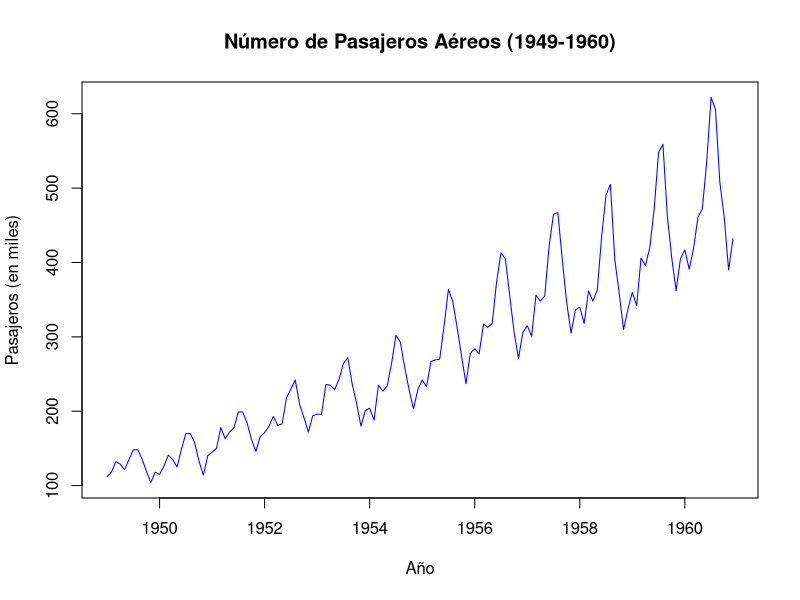
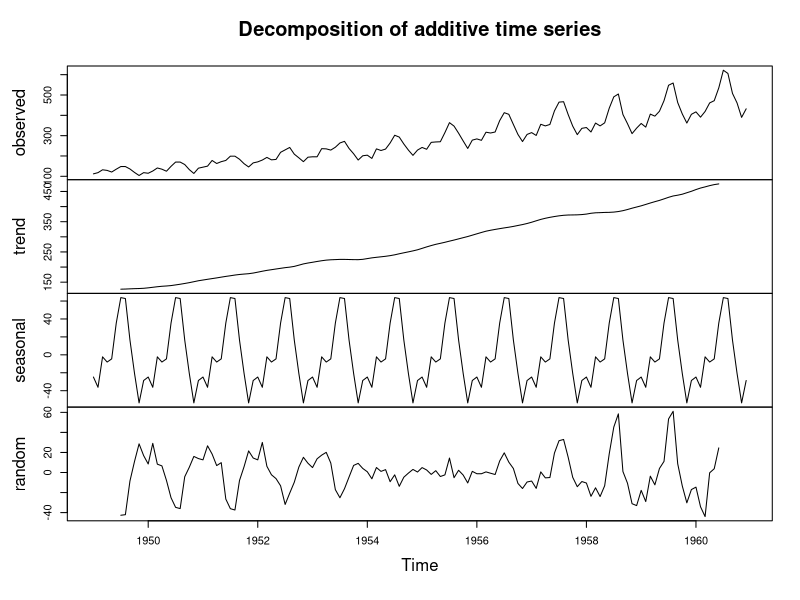
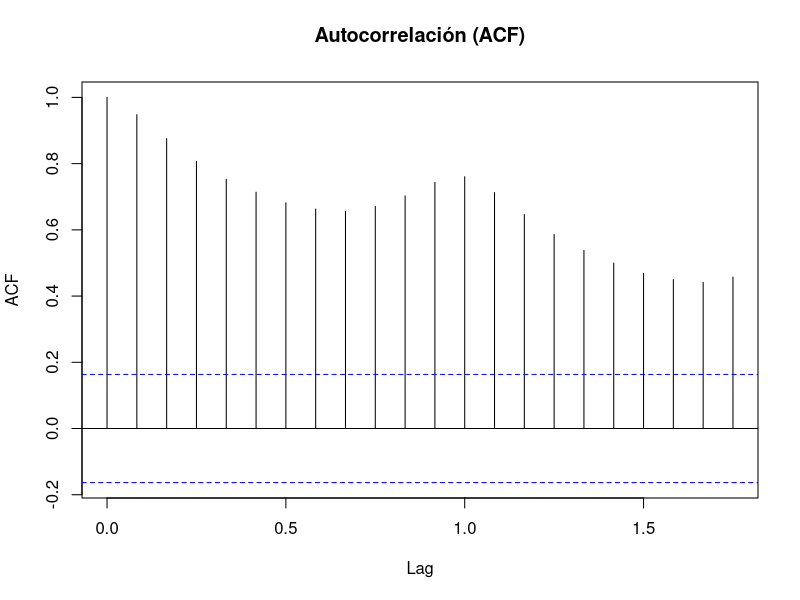
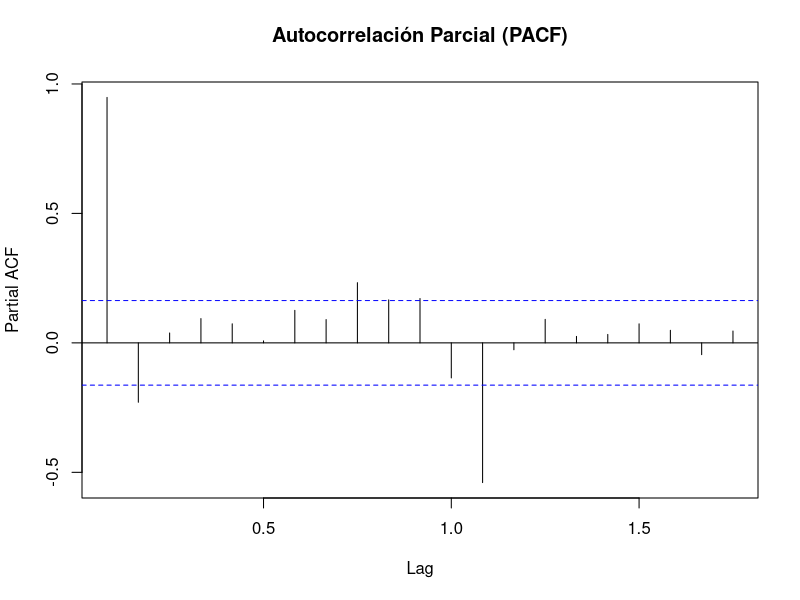
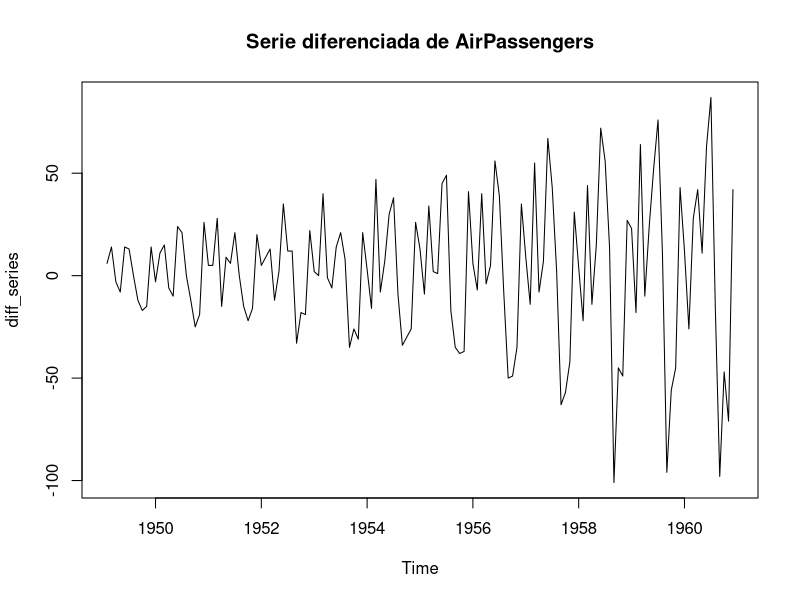
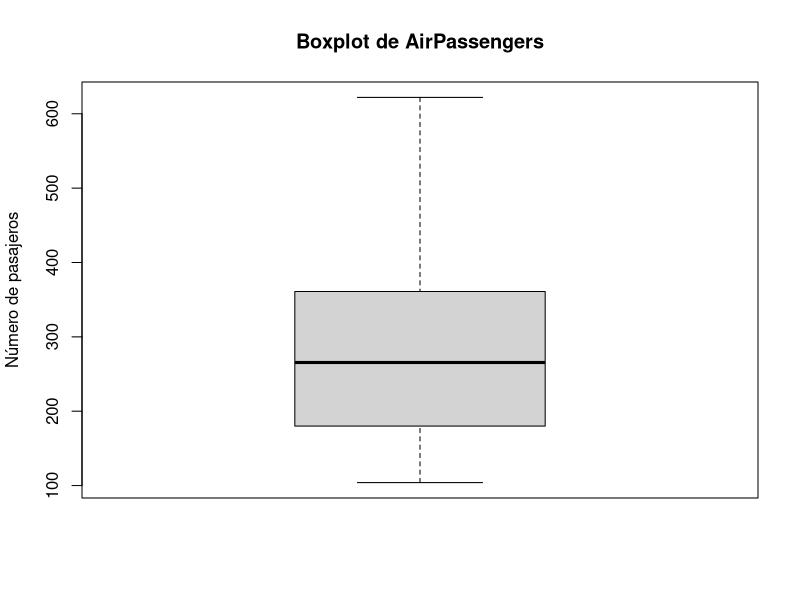

Write R code to recreate these figures, in order.
# Cargar librerías necesarias
library(tseries)  # Para prueba de estacionariedad
library(ggplot2)  # Para visualización
library(forecast) # Para análisis de series temporales

# 1. Carga del dataset
data("AirPassengers")

# Inspeccionar la estructura del dataset
print(class(AirPassengers))   # Verifica que es una serie temporal (ts)
print(summary(AirPassengers)) # Resumen estadístico
print(start(AirPassengers))   # Inicio de la serie
print(end(AirPassengers))     # Fin de la serie
print(frequency(AirPassengers)) # Frecuencia: 12 (mensual)

# 2. Exploración inicial
# Gráfico de la serie temporal
plot(AirPassengers, main="Número de Pasajeros Aéreos (1949-1960)", ylab="Pasajeros (en miles)", xlab="Año", col="blue")

# Cálculo de estadísticas descriptivas
mean_val <- mean(AirPassengers)
sd_val <- sd(AirPassengers)
cat("Media:", mean_val, "\nDesviación estándar:", sd_val, "\n")

# 3. Análisis de tendencia y estacionalidad
# Descomposición de la serie temporal
decomposed <- decompose(AirPassengers)
plot(decomposed)

# 4. Análisis de estacionariedad
# Gráficos ACF y PACF
acf(AirPassengers, main="Autocorrelación (ACF)")
pacf(AirPassengers, main="Autocorrelación Parcial (PACF)")

# Prueba de Dickey-Fuller Aumentada
adf_result <- adf.test(AirPassengers)
print(adf_result)

# Si la serie no es estacionaria, aplicar diferenciación
diff_series <- diff(AirPassengers)
plot(diff_series, main="Serie diferenciada de AirPassengers")

# Verificar nuevamente la estacionariedad
adf_result_diff <- adf.test(diff_series)
print(adf_result_diff)

# 5. Detección de valores atípicos
boxplot(AirPassengers, main="Boxplot de AirPassengers", ylab="Número de pasajeros")

# 6. Interpretación de resultados
cat("La serie muestra una clara tendencia creciente y un patrón estacional.\n")
cat("El análisis de ACF/PACF indica la necesidad de diferenciación para hacerla estacionaria.\n")